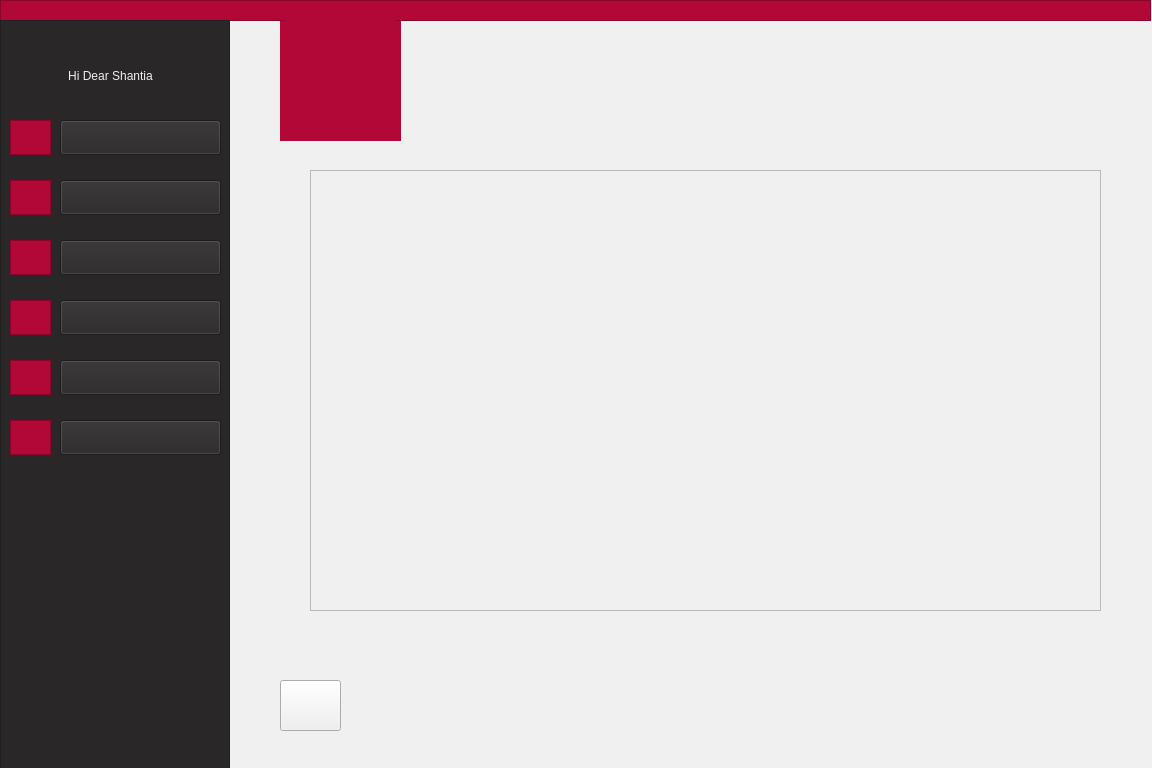
<?xml version="1.0" encoding="UTF-8"?>
<ui version="4.0">
 <class>studentMessages</class>
 <widget class="QWidget" name="studentMessages">
  <property name="geometry">
   <rect>
    <x>0</x>
    <y>0</y>
    <width>1152</width>
    <height>768</height>
   </rect>
  </property>
  <property name="minimumSize">
   <size>
    <width>1152</width>
    <height>768</height>
   </size>
  </property>
  <property name="windowTitle">
   <string>Form</string>
  </property>
  <property name="styleSheet">
   <string notr="true">background-color: rgb(240, 240, 240);</string>
  </property>
  <widget class="QLabel" name="label_14">
   <property name="geometry">
    <rect>
     <x>280</x>
     <y>680</y>
     <width>41</width>
     <height>46</height>
    </rect>
   </property>
   <property name="styleSheet">
    <string>font: 9pt &quot;Montserrat&quot;;
color: rgb(178, 8, 55);</string>
   </property>
   <property name="text">
    <string/>
   </property>
   <property name="pixmap">
    <pixmap resource="arrowIcon.qrc">:/new/prefix1/icons8-left-arrow-50.png</pixmap>
   </property>
   <property name="scaledContents">
    <bool>true</bool>
   </property>
  </widget>
  <widget class="QLabel" name="label">
   <property name="geometry">
    <rect>
     <x>280</x>
     <y>20</y>
     <width>121</width>
     <height>121</height>
    </rect>
   </property>
   <property name="styleSheet">
    <string notr="true">background-color: rgb(178, 8, 55);
border-color: rgb(178, 8, 55);
</string>
   </property>
   <property name="text">
    <string/>
   </property>
   <property name="pixmap">
    <pixmap>:/AjaxLogo/filename.jpg</pixmap>
   </property>
   <property name="scaledContents">
    <bool>true</bool>
   </property>
   <property name="alignment">
    <set>Qt::AlignCenter</set>
   </property>
  </widget>
  <widget class="QPushButton" name="backToMenu">
   <property name="geometry">
    <rect>
     <x>280</x>
     <y>680</y>
     <width>61</width>
     <height>51</height>
    </rect>
   </property>
   <property name="text">
    <string/>
   </property>
  </widget>
  <widget class="QLabel" name="label_9">
   <property name="geometry">
    <rect>
     <x>285</x>
     <y>20</y>
     <width>111</width>
     <height>111</height>
    </rect>
   </property>
   <property name="styleSheet">
    <string notr="true">background-color: rgb(178, 8, 55);</string>
   </property>
   <property name="text">
    <string/>
   </property>
   <property name="pixmap">
    <pixmap resource="pictures.qrc">:/logo/filename.jpg</pixmap>
   </property>
   <property name="scaledContents">
    <bool>true</bool>
   </property>
  </widget>
  <widget class="QFrame" name="frame">
   <property name="geometry">
    <rect>
     <x>0</x>
     <y>0</y>
     <width>1151</width>
     <height>21</height>
    </rect>
   </property>
   <property name="styleSheet">
    <string notr="true">background-color: rgb(178, 8, 55);
border-color: rgb(178, 8, 55);</string>
   </property>
   <property name="frameShape">
    <enum>QFrame::StyledPanel</enum>
   </property>
   <property name="frameShadow">
    <enum>QFrame::Raised</enum>
   </property>
  </widget>
  <widget class="QFrame" name="frame_2">
   <property name="geometry">
    <rect>
     <x>0</x>
     <y>20</y>
     <width>230</width>
     <height>768</height>
    </rect>
   </property>
   <property name="styleSheet">
    <string notr="true">background-color: rgb(41, 39, 40);
border-color: rgb(41, 39, 40);</string>
   </property>
   <property name="frameShape">
    <enum>QFrame::StyledPanel</enum>
   </property>
   <property name="frameShadow">
    <enum>QFrame::Raised</enum>
   </property>
   <widget class="QPushButton" name="pushButton">
    <property name="geometry">
     <rect>
      <x>60</x>
      <y>100</y>
      <width>161</width>
      <height>35</height>
     </rect>
    </property>
    <property name="styleSheet">
     <string notr="true">font: 11pt &quot;Montserrat&quot;;
</string>
    </property>
    <property name="text">
     <string/>
    </property>
   </widget>
   <widget class="QPushButton" name="pushButton_2">
    <property name="geometry">
     <rect>
      <x>60</x>
      <y>160</y>
      <width>161</width>
      <height>35</height>
     </rect>
    </property>
    <property name="styleSheet">
     <string notr="true">font: 11pt &quot;Montserrat&quot;;
</string>
    </property>
    <property name="text">
     <string/>
    </property>
   </widget>
   <widget class="QPushButton" name="pushButton_3">
    <property name="geometry">
     <rect>
      <x>60</x>
      <y>220</y>
      <width>161</width>
      <height>35</height>
     </rect>
    </property>
    <property name="styleSheet">
     <string notr="true">font: 11pt &quot;Montserrat&quot;;
</string>
    </property>
    <property name="text">
     <string/>
    </property>
   </widget>
   <widget class="QPushButton" name="pushButton_4">
    <property name="geometry">
     <rect>
      <x>60</x>
      <y>280</y>
      <width>161</width>
      <height>35</height>
     </rect>
    </property>
    <property name="styleSheet">
     <string notr="true">font: 11pt &quot;Montserrat&quot;;
</string>
    </property>
    <property name="text">
     <string/>
    </property>
   </widget>
   <widget class="QFrame" name="frame_3">
    <property name="geometry">
     <rect>
      <x>10</x>
      <y>100</y>
      <width>41</width>
      <height>35</height>
     </rect>
    </property>
    <property name="styleSheet">
     <string notr="true">background-color: rgb(178, 8, 55);
border-color: rgb(178, 8, 55);</string>
    </property>
    <property name="frameShape">
     <enum>QFrame::StyledPanel</enum>
    </property>
    <property name="frameShadow">
     <enum>QFrame::Raised</enum>
    </property>
    <widget class="QLabel" name="label_21">
     <property name="geometry">
      <rect>
       <x>5</x>
       <y>2</y>
       <width>31</width>
       <height>31</height>
      </rect>
     </property>
     <property name="styleSheet">
      <string notr="true"/>
     </property>
     <property name="text">
      <string/>
     </property>
     <property name="pixmap">
      <pixmap resource="icon.qrc">:/icon/profile.png</pixmap>
     </property>
     <property name="scaledContents">
      <bool>true</bool>
     </property>
    </widget>
   </widget>
   <widget class="QFrame" name="frame_5">
    <property name="geometry">
     <rect>
      <x>10</x>
      <y>160</y>
      <width>41</width>
      <height>35</height>
     </rect>
    </property>
    <property name="cursor">
     <cursorShape>ArrowCursor</cursorShape>
    </property>
    <property name="styleSheet">
     <string notr="true">background-color: rgb(178, 8, 55);
border-color: rgb(178, 8, 55);</string>
    </property>
    <property name="frameShape">
     <enum>QFrame::StyledPanel</enum>
    </property>
    <property name="frameShadow">
     <enum>QFrame::Raised</enum>
    </property>
    <widget class="QLabel" name="label_20">
     <property name="geometry">
      <rect>
       <x>5</x>
       <y>2</y>
       <width>31</width>
       <height>31</height>
      </rect>
     </property>
     <property name="text">
      <string/>
     </property>
     <property name="pixmap">
      <pixmap resource="icon.qrc">:/icon/message.png</pixmap>
     </property>
     <property name="scaledContents">
      <bool>true</bool>
     </property>
    </widget>
   </widget>
   <widget class="QFrame" name="frame_6">
    <property name="geometry">
     <rect>
      <x>10</x>
      <y>220</y>
      <width>41</width>
      <height>35</height>
     </rect>
    </property>
    <property name="styleSheet">
     <string notr="true">background-color: rgb(178, 8, 55);
border-color: rgb(178, 8, 55);</string>
    </property>
    <property name="frameShape">
     <enum>QFrame::StyledPanel</enum>
    </property>
    <property name="frameShadow">
     <enum>QFrame::Raised</enum>
    </property>
    <widget class="QLabel" name="label_11">
     <property name="geometry">
      <rect>
       <x>5</x>
       <y>2</y>
       <width>31</width>
       <height>31</height>
      </rect>
     </property>
     <property name="text">
      <string/>
     </property>
     <property name="pixmap">
      <pixmap resource="icon.qrc">:/icon/schedule.png</pixmap>
     </property>
     <property name="scaledContents">
      <bool>true</bool>
     </property>
    </widget>
   </widget>
   <widget class="QFrame" name="frame_7">
    <property name="geometry">
     <rect>
      <x>10</x>
      <y>280</y>
      <width>41</width>
      <height>35</height>
     </rect>
    </property>
    <property name="styleSheet">
     <string notr="true">background-color: rgb(178, 8, 55);
border-color: rgb(178, 8, 55);</string>
    </property>
    <property name="frameShape">
     <enum>QFrame::StyledPanel</enum>
    </property>
    <property name="frameShadow">
     <enum>QFrame::Raised</enum>
    </property>
    <widget class="QLabel" name="label_7">
     <property name="geometry">
      <rect>
       <x>5</x>
       <y>2</y>
       <width>31</width>
       <height>31</height>
      </rect>
     </property>
     <property name="text">
      <string/>
     </property>
     <property name="pixmap">
      <pixmap resource="term-management-icon.qrc">:/icons/icons8-web-64.png</pixmap>
     </property>
     <property name="scaledContents">
      <bool>true</bool>
     </property>
    </widget>
   </widget>
   <widget class="QLabel" name="label_2">
    <property name="geometry">
     <rect>
      <x>20</x>
      <y>40</y>
      <width>181</width>
      <height>31</height>
     </rect>
    </property>
    <property name="styleSheet">
     <string notr="true">font: 11pt &quot;Montserrat&quot;;
color: rgb(240, 240, 240);</string>
    </property>
    <property name="text">
     <string>Hi Dear Shantia</string>
    </property>
    <property name="alignment">
     <set>Qt::AlignCenter</set>
    </property>
   </widget>
   <widget class="QLabel" name="label_3">
    <property name="geometry">
     <rect>
      <x>110</x>
      <y>100</y>
      <width>71</width>
      <height>30</height>
     </rect>
    </property>
    <property name="autoFillBackground">
     <bool>false</bool>
    </property>
    <property name="styleSheet">
     <string notr="true">font: 11pt &quot;Montserrat&quot;;
color: rgb(240, 240, 240);</string>
    </property>
    <property name="lineWidth">
     <number>0</number>
    </property>
    <property name="text">
     <string>Profile</string>
    </property>
    <property name="alignment">
     <set>Qt::AlignCenter</set>
    </property>
   </widget>
   <widget class="QLabel" name="label_4">
    <property name="geometry">
     <rect>
      <x>90</x>
      <y>160</y>
      <width>111</width>
      <height>30</height>
     </rect>
    </property>
    <property name="styleSheet">
     <string notr="true">font: 11pt &quot;Montserrat&quot;;
color: rgb(240, 240, 240);</string>
    </property>
    <property name="text">
     <string>Messages</string>
    </property>
    <property name="alignment">
     <set>Qt::AlignCenter</set>
    </property>
   </widget>
   <widget class="QLabel" name="label_5">
    <property name="geometry">
     <rect>
      <x>60</x>
      <y>220</y>
      <width>161</width>
      <height>30</height>
     </rect>
    </property>
    <property name="styleSheet">
     <string notr="true">font: 11pt &quot;Montserrat&quot;;
color: rgb(240, 240, 240);</string>
    </property>
    <property name="text">
     <string>Weekly Schedule</string>
    </property>
    <property name="alignment">
     <set>Qt::AlignCenter</set>
    </property>
   </widget>
   <widget class="QFrame" name="frame_15">
    <property name="geometry">
     <rect>
      <x>10</x>
      <y>400</y>
      <width>41</width>
      <height>35</height>
     </rect>
    </property>
    <property name="styleSheet">
     <string notr="true">background-color: rgb(178, 8, 55);
border-color: rgb(178, 8, 55);</string>
    </property>
    <property name="frameShape">
     <enum>QFrame::StyledPanel</enum>
    </property>
    <property name="frameShadow">
     <enum>QFrame::Raised</enum>
    </property>
    <widget class="QLabel" name="label_22">
     <property name="geometry">
      <rect>
       <x>5</x>
       <y>2</y>
       <width>31</width>
       <height>31</height>
      </rect>
     </property>
     <property name="text">
      <string/>
     </property>
     <property name="pixmap">
      <pixmap resource="term-management-icon.qrc">:/icons/icons8-survey-50.png</pixmap>
     </property>
     <property name="scaledContents">
      <bool>true</bool>
     </property>
    </widget>
   </widget>
   <widget class="QPushButton" name="pushButton_7">
    <property name="geometry">
     <rect>
      <x>60</x>
      <y>400</y>
      <width>161</width>
      <height>35</height>
     </rect>
    </property>
    <property name="styleSheet">
     <string notr="true">font: 11pt &quot;Montserrat&quot;;
</string>
    </property>
    <property name="text">
     <string/>
    </property>
   </widget>
   <widget class="QPushButton" name="pushButton_6">
    <property name="geometry">
     <rect>
      <x>60</x>
      <y>340</y>
      <width>161</width>
      <height>35</height>
     </rect>
    </property>
    <property name="styleSheet">
     <string notr="true">font: 11pt &quot;Montserrat&quot;;
</string>
    </property>
    <property name="text">
     <string/>
    </property>
   </widget>
   <widget class="QFrame" name="frame_16">
    <property name="geometry">
     <rect>
      <x>10</x>
      <y>340</y>
      <width>41</width>
      <height>35</height>
     </rect>
    </property>
    <property name="styleSheet">
     <string notr="true">background-color: rgb(178, 8, 55);
border-color: rgb(178, 8, 55);</string>
    </property>
    <property name="frameShape">
     <enum>QFrame::StyledPanel</enum>
    </property>
    <property name="frameShadow">
     <enum>QFrame::Raised</enum>
    </property>
    <widget class="QLabel" name="label_10">
     <property name="geometry">
      <rect>
       <x>5</x>
       <y>2</y>
       <width>31</width>
       <height>31</height>
      </rect>
     </property>
     <property name="text">
      <string/>
     </property>
     <property name="pixmap">
      <pixmap resource="term-management-icon.qrc">:/icons/icons8-view-headline-50.png</pixmap>
     </property>
     <property name="scaledContents">
      <bool>true</bool>
     </property>
    </widget>
   </widget>
   <widget class="QLabel" name="label_6">
    <property name="geometry">
     <rect>
      <x>90</x>
      <y>290</y>
      <width>111</width>
      <height>20</height>
     </rect>
    </property>
    <property name="styleSheet">
     <string notr="true">font: 11pt &quot;Montserrat&quot;;
color: rgb(240, 240, 240);</string>
    </property>
    <property name="text">
     <string>Enrollment</string>
    </property>
   </widget>
   <widget class="QLabel" name="label_23">
    <property name="geometry">
     <rect>
      <x>80</x>
      <y>350</y>
      <width>121</width>
      <height>20</height>
     </rect>
    </property>
    <property name="styleSheet">
     <string notr="true">font: 11pt &quot;Montserrat&quot;;
color: rgb(240, 240, 240);</string>
    </property>
    <property name="text">
     <string>View Scores</string>
    </property>
   </widget>
   <widget class="QLabel" name="label_24">
    <property name="geometry">
     <rect>
      <x>70</x>
      <y>410</y>
      <width>141</width>
      <height>20</height>
     </rect>
    </property>
    <property name="styleSheet">
     <string notr="true">font: 11pt &quot;Montserrat&quot;;
color: rgb(240, 240, 240);</string>
    </property>
    <property name="text">
     <string>Teacher Survey</string>
    </property>
   </widget>
   <zorder>frame_5</zorder>
   <zorder>frame_6</zorder>
   <zorder>frame_7</zorder>
   <zorder>label_2</zorder>
   <zorder>label_3</zorder>
   <zorder>label_4</zorder>
   <zorder>label_5</zorder>
   <zorder>frame_3</zorder>
   <zorder>pushButton</zorder>
   <zorder>pushButton_2</zorder>
   <zorder>pushButton_3</zorder>
   <zorder>frame_15</zorder>
   <zorder>frame_16</zorder>
   <zorder>label_6</zorder>
   <zorder>label_23</zorder>
   <zorder>label_24</zorder>
   <zorder>pushButton_6</zorder>
   <zorder>pushButton_7</zorder>
   <zorder>pushButton_4</zorder>
  </widget>
  <widget class="QScrollArea" name="scrollArea">
   <property name="geometry">
    <rect>
     <x>310</x>
     <y>170</y>
     <width>791</width>
     <height>441</height>
    </rect>
   </property>
   <property name="widgetResizable">
    <bool>true</bool>
   </property>
   <widget class="QWidget" name="scrollAreaWidgetContents">
    <property name="geometry">
     <rect>
      <x>0</x>
      <y>0</y>
      <width>789</width>
      <height>439</height>
     </rect>
    </property>
    <layout class="QVBoxLayout" name="verticalLayout_3">
     <item>
      <layout class="QVBoxLayout" name="verticalLayout_2"/>
     </item>
    </layout>
   </widget>
  </widget>
  <zorder>label_14</zorder>
  <zorder>label</zorder>
  <zorder>backToMenu</zorder>
  <zorder>frame</zorder>
  <zorder>frame_2</zorder>
  <zorder>scrollArea</zorder>
  <zorder>label_9</zorder>
 </widget>
 <resources>
  <include location="icon.qrc"/>
  <include location="arrowIcon.qrc"/>
  <include location="pictures.qrc"/>
  <include location="term-management-icon.qrc"/>
 </resources>
 <connections/>
</ui>
